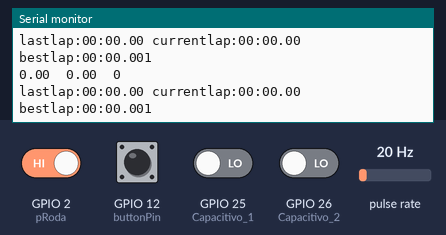
The sketch below on a simulated ESP32. Shown: the last lines printed to the serial monitor. Wiring (inferred from the names in the program): pulse sensor: data GPIO 19. Inputs (shaded band) come from the test bench; at power-on: GPIO 2 (pRoda), GPIO 12 (buttonPin) HIGH, GPIO 25 (Capacitivo_1), GPIO 26 (Capacitivo_2) LOW, pulse rate 20 Hz.

Above: at 1.2 s.
1.3 s: GPIO 2 (pRoda) driven LOW
2.8 s: GPIO 12 (buttonPin) pulled LOW for 0.15 s
At 2.98 s:
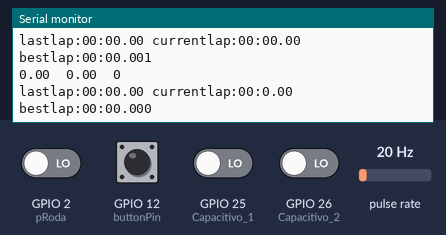
4.4 s: GPIO 25 (Capacitivo_1) driven HIGH
5.9 s: GPIO 26 (Capacitivo_2) driven HIGH
7.4 s: GPIO 12 (buttonPin) pulled LOW for 1 s
At 7.6 s:
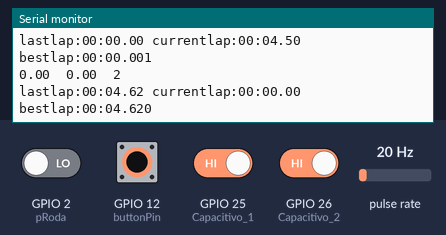
Timing chart, 0 to 10.4 s (numbered marks = the images above; inputs shaded):
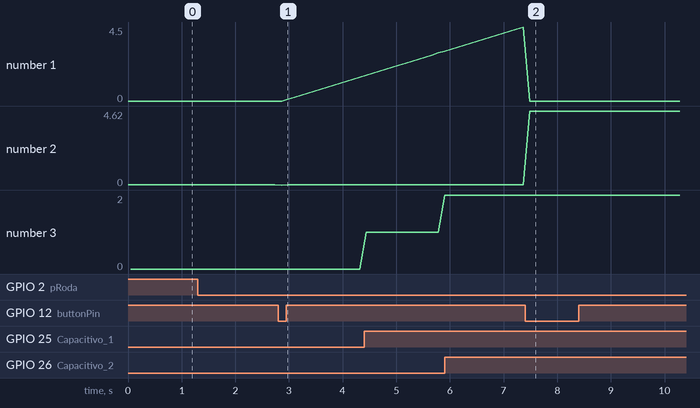

The sketch:

bajasae2023.ino
```cpp
//RPM da Roda
float rpm, hz;
volatile byte pulsos;
unsigned long timeold;
unsigned int pulsos_por_volta = 50;
int pRoda = 2;

// Capacitivo
const int Capacitivo_1 = 25;
const int Capacitivo_2 = 26;
int Tanque_nivel = 0;
int Tanque_display = 25;

// LapTimer
const int buttonPin = 12;
unsigned long int lastDebounceTime = 0;  // the last time the output pin was toggled
int debounceDelay = 200;
int buttonState;             // the current reading from the input pin
int lastButtonState = LOW;   // the previous reading from the input pin
unsigned long int tempo_inicio = 0;
unsigned long int tempo_fim = 0;
bool LapState = false;
String currentlap = "00:00.00";
String lastlap = "00:00.00";
String bestlap = "00:00.00";
unsigned long int bestlap_counter = 100000000;
unsigned long int lastlap_counter = 0;
bool button_flag = false;
unsigned long int Sec, Min, Millisec;

// Display
#include <HardwareSerial.h>
HardwareSerial DisplayPort(2);  //if using UART2

//rpm motor
int pinRPM = 19; // Pino de interrupção para rotação do motor
volatile byte pulsosRPM = 0; //contador de pulsos para rpm
float RPM = 0; //frequencia de rotacoes em RPM

void setup() {
  Serial.begin(115200);

  pinMode(buttonPin, INPUT_PULLUP);
  attachInterrupt(buttonPin, ISR_timer, FALLING);

  //RPM roda
  pinMode(pRoda, INPUT);
  //Interrupcao 1 - pino digital 3
  //Aciona o contador a cada pulso
  attachInterrupt(pRoda, contador, FALLING);
  pulsos = 0;
  rpm = 0;
  timeold = 0;

  //capacitivo
  pinMode(Capacitivo_1, INPUT);
  pinMode(Capacitivo_2, INPUT);
  attachInterrupt (Capacitivo_1, ISR_capacitivo1, CHANGE);
  attachInterrupt (Capacitivo_2, ISR_capacitivo2, CHANGE);

  //display
  DisplayPort.begin(9600, SERIAL_8N1, 16, 17);

  //rpm motor
  pinMode(pinRPM, INPUT);
  attachInterrupt (pinRPM, RPMmotor, RISING); //Interrupção para ler pulso RPM
}


void loop() {
  laptimer_loop();
  velocidade();
  display_loop();
  Serial.print(rpm);
  Serial.print("\t");
  Serial.print(RPM);
  Serial.print("\t");
  Serial.println(Tanque_nivel);
}
```

Display.ino
```cpp
void display_loop(){
  DisplayPort.print("tach.pic=");  // This is sent to the nextion display to set what object name (before the dot) and what atribute (after the dot) are you going to change.
  DisplayPort.print(map(RPM, 0, 8000, 0, 208));  // This is the value you want to send to that object and atribute mention before.
  DisplayPort.write(0xff);  // We always have to send this three lines after each command sent to the nextion display.
  DisplayPort.write(0xff);
  DisplayPort.write(0xff);

  DisplayPort.print("fuel.val=");  // This is sent to the nextion display to set what object name (before the dot) and what atribute (after the dot) are you going to change.
  DisplayPort.print(Tanque_display);  // This is the value you want to send to that object and atribute mention before.
  DisplayPort.write(0xff);  // We always have to send this three lines after each command sent to the nextion display.
  DisplayPort.write(0xff);
  DisplayPort.write(0xff);

  DisplayPort.print("vel.val=");  // This is sent to the nextion display to set what object name (before the dot) and what atribute (after the dot) are you going to change.
  DisplayPort.print(int(rpm*100));  // This is the value you want to send to that object and atribute mention before.
  DisplayPort.write(0xff);  // We always have to send this three lines after each command sent to the nextion display.
  DisplayPort.write(0xff);
  DisplayPort.write(0xff);

  DisplayPort.print("lastlap.txt=");  // This is sent to the nextion display to set what object name (before the dot) and what atribute (after the dot) are you going to change.
  DisplayPort.print("\"" + lastlap + "\"");  // This is the value you want to send to that object and atribute mention before.
  DisplayPort.write(0xff);  // We always have to send this three lines after each command sent to the nextion display.
  DisplayPort.write(0xff);
  DisplayPort.write(0xff);

  DisplayPort.print("bestlap.txt=");  // This is sent to the nextion display to set what object name (before the dot) and what atribute (after the dot) are you going to change.
  DisplayPort.print("\"" + bestlap + "\"");  // This is the value you want to send to that object and atribute mention before.
  DisplayPort.write(0xff);  // We always have to send this three lines after each command sent to the nextion display.
  DisplayPort.write(0xff);
  DisplayPort.write(0xff);

  DisplayPort.print("currentlap.txt=");  // This is sent to the nextion display to set what object name (before the dot) and what atribute (after the dot) are you going to change.
  DisplayPort.print("\"" + currentlap + "\"");  // This is the value you want to send to that object and atribute mention before.
  DisplayPort.write(0xff);  // We always have to send this three lines after each command sent to the nextion display.
  DisplayPort.write(0xff);
  DisplayPort.write(0xff);
}
```

capacitivo.ino
```cpp
void ISR_capacitivo1()
{
  bool status_1 = digitalRead(Capacitivo_1);
  bool status_2 = digitalRead(Capacitivo_2);
  if(status_1 == HIGH && status_2 == HIGH) {
    Tanque_nivel = 2;
    Tanque_display = 75;
    }
  else if (status_1 == HIGH && status_2 == LOW) {
    Tanque_nivel = 1;
    Tanque_display = 45;
    }
  else if (status_1 == LOW && status_2 == LOW) {
    Tanque_nivel = 0;
    Tanque_display = 15;
    }
}
void ISR_capacitivo2()
{
  bool status_1 = digitalRead(Capacitivo_1);
  bool status_2 = digitalRead(Capacitivo_2);
  if(status_1 == HIGH && status_2 == HIGH) {
    Tanque_nivel = 2;
    Tanque_display = 75;
    }
  else if (status_1 == HIGH && status_2 == LOW) {
    Tanque_nivel = 1;
    Tanque_display = 45;
    }
  else if (status_1 == LOW && status_2 == LOW) {
    Tanque_nivel = 0;
    Tanque_display = 15;
    }
}
```

lapTimer.ino
```cpp
void laptimer_loop() {

  if (button_flag){
    button_flag = false;
    if ((millis() - lastDebounceTime) > debounceDelay) {
      lastDebounceTime = millis();
      if (LapState == false) {
        LapState = true;
        tempo_inicio = millis();
      }
      else if (LapState == true) {
        LapState = false;
        tempo_fim = millis();
        }
    }
  }

  if (tempo_fim > tempo_inicio){
    lastlap_counter = tempo_fim - tempo_inicio;
    lastlap = format_timer(lastlap_counter);

    if (lastlap_counter < bestlap_counter) {
      bestlap_counter = lastlap_counter;
      bestlap = lastlap;
      }
    tempo_fim = 0;
    tempo_inicio = 0;
  }

  if (LapState == true) {
    currentlap = format_timer(millis()-tempo_inicio);
  }
  else currentlap = "00:00.00";
  Serial.println("lastlap:" + lastlap + " " + "currentlap:" + currentlap + " " + "bestlap:" + bestlap + digitalRead(buttonPin));


}

String format_timer(int total_millis){
    Millisec = (total_millis%1000)/10;
    Sec = (total_millis/1000)%60;
    Min = (total_millis/60000)%60;
    if (Min < 10) {
      if (Sec < 10){
        if (Millisec < 10) return String(String('0') + Min + String(':') + Sec + String('.') + String('0') + Millisec);
        return String(String('0') + Min + String(':') + String('0') + Sec + String('.') + Millisec);
      }
      else if (Millisec < 10) return String(String('0') + Min + String(':') + Sec + String('.') + String('0') + Millisec);
      else return String(String('0') + Min + String(':') + Sec + String('.') + Millisec);
    }
    else if (Sec < 10) return String(Min + String(':') + String('0') + Sec + String('.') + Millisec);
    else if (Millisec < 10) return String(Min + String(':') + Sec + String('.') + String('0') + Millisec);
    else return String(Min + String(':') + Sec + String('.') + Millisec);
  }

void ISR_timer(){
  button_flag = true;
  }
```

velocidade.ino
```cpp
void RPMmotor()
{
  pulsosRPM++; // Função chamada no pino de interrupção
}

void motor(){
      if (millis() - timeold >= 200){
    //Desabilita interrupcao durante o calculo
    detachInterrupt(pinRPM);
    //(1 mim)/pulsos por volta)/tempo atual - tempo da ultima vez) * npulsos
    //hz = (60 * 1000 / pulsos_por_volta ) / (millis() - timeold) * pulsos;
    RPM = ((60 * 200 * 5)/2) / (millis() - timeold) * pulsosRPM;
    timeold = millis();
    pulsos = 0;

    //filtro
    //filtrado = moving_average();


    //Mostra o valor de RPM no serial monitor

    //Habilita interrupcao
    attachInterrupt(pinRPM, RPMmotor, FALLING);
  }
}

// --- Interrupção ---
void contador()
{
  //Incrementa contador
  pulsos++;
}


void velocidade(){
  if (millis() - timeold >= 200){
    //Desabilita interrupcao durante o calculo
    detachInterrupt(pRoda);
    //(1 mim)/pulsos por volta)/tempo atual - tempo da ultima vez) * npulsos
    //hz = (60 * 1000 / pulsos_por_volta ) / (millis() - timeold) * pulsos;
    rpm = ((60 * 200 * 5.0)/pulsos_por_volta) / (millis() - timeold) * pulsos;
    timeold = millis();
    pulsos = 0;

    //filtro
    //filtrado = moving_average();


    //Mostra o valor de RPM no serial monitor
    //Habilita interrupcao
    attachInterrupt(pRoda, contador, FALLING);
  }
}
```

Measured:
- after the input at 2.8 s, the serial monitor: prints a new line after 0.06 s (image 1)
- after the input at 7.4 s, the serial monitor: prints a new line after 0.08 s (image 2)
- plotted number 1: 0 → 1.45 after the input at 2.8 s
- plotted number 2: 0 → 4.62 after the input at 7.4 s
- plotted number 3: 0 → 1 after the input at 4.4 s, 1 → 2 after the input at 5.9 s
